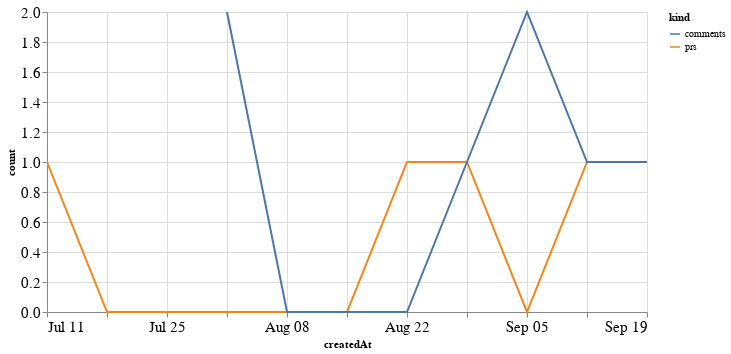

Notebook source saved alongside this figure:
### Code cell
alt.Chart(total_time, width=600).mark_line().encode(
    x='createdAt',
    y='count',
    color='kind'
)

### Figure 1 — Vega-Lite specification as saved in the notebook (floating-point values rounded to 4 significant figures)
{"config": {"axisLeft": {"labelFontSize": 15}, "axisBottom": {"labelFontSize": 15}}, "data": {"name": "data-83f0920a78b0a4a699cf8bb30c7eee43"}, "mark": "line", "encoding": {"color": {"type": "nominal", "field": "kind"}, "x": {"type": "temporal", "field": "createdAt"}, "y": {"type": "quantitative", "field": "count"}}, "width": 600, "$schema": "https://vega.github.io/schema/vega-lite/v4.8.1.json", "datasets": {"data-83f0920a78b0a4a699cf8bb30c7eee43": [{"createdAt": "2021-07-11T00:00:00", "kind": "prs", "count": 1.0}, {"createdAt": "2021-07-18T00:00:00", "kind": "prs", "count": 0.0}, {"createdAt": "2021-07-25T00:00:00", "kind": "prs", "count": 0.0}, {"createdAt": "2021-08-01T00:00:00", "kind": "prs", "count": 0.0}, {"createdAt": "2021-08-08T00:00:00", "kind": "prs", "count": 0.0}, {"createdAt": "2021-08-15T00:00:00", "kind": "prs", "count": 0.0}, {"createdAt": "2021-08-22T00:00:00", "kind": "prs", "count": 1.0}, {"createdAt": "2021-08-29T00:00:00", "kind": "prs", "count": 1.0}, {"createdAt": "2021-09-05T00:00:00", "kind": "prs", "count": 0.0}, {"createdAt": "2021-09-12T00:00:00", "kind": "prs", "count": 1.0}, {"createdAt": "2021-09-19T00:00:00", "kind": "prs", "count": 1.0}, {"createdAt": "2021-07-11T00:00:00", "kind": "comments", "count": null}, {"createdAt": "2021-07-18T00:00:00", "kind": "comments", "count": null}, {"createdAt": "2021-07-25T00:00:00", "kind": "comments", "count": null}, {"createdAt": "2021-08-01T00:00:00", "kind": "comments", "count": 2.0}, {"createdAt": "2021-08-08T00:00:00", "kind": "comments", "count": 0.0}, {"createdAt": "2021-08-15T00:00:00", "kind": "comments", "count": 0.0}, {"createdAt": "2021-08-22T00:00:00", "kind": "comments", "count": 0.0}, {"createdAt": "2021-08-29T00:00:00", "kind": "comments", "count": 1.0}, {"createdAt": "2021-09-05T00:00:00", "kind": "comments", "count": 2.0}, {"createdAt": "2021-09-12T00:00:00", "kind": "comments", "count": 1.0}, {"createdAt": "2021-09-19T00:00:00", "kind": "comments", "count": 1.0}]}}
